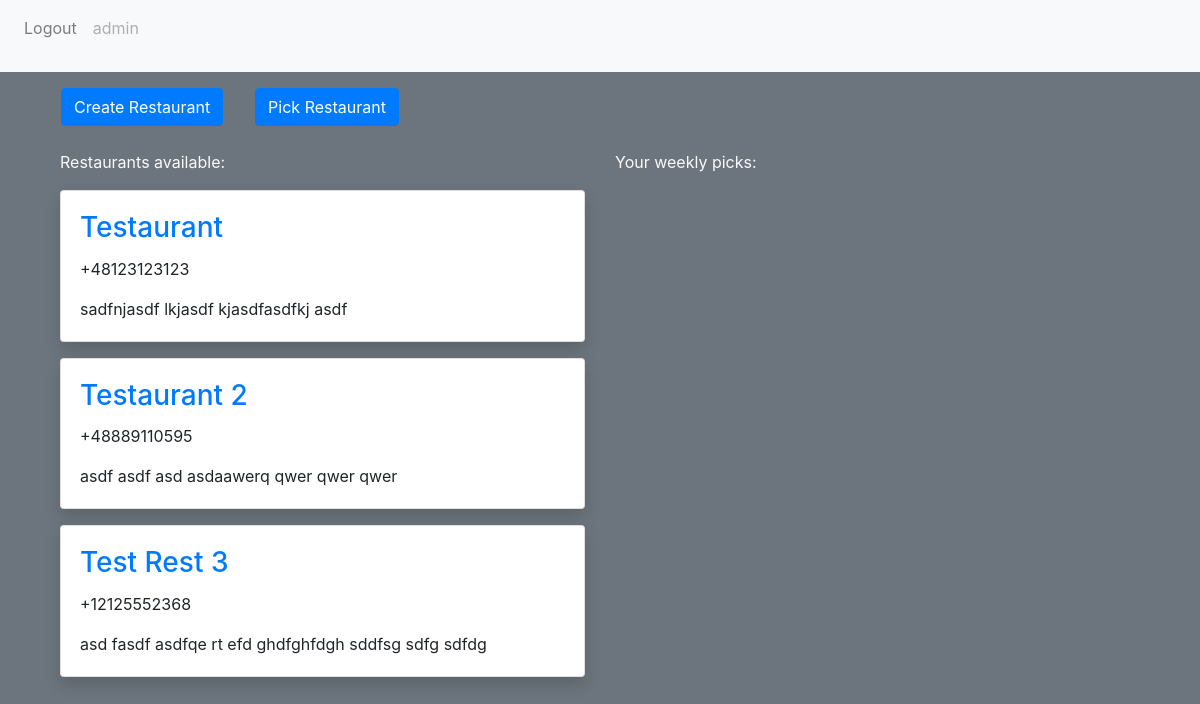
Before: / (signed in) with the older database file.
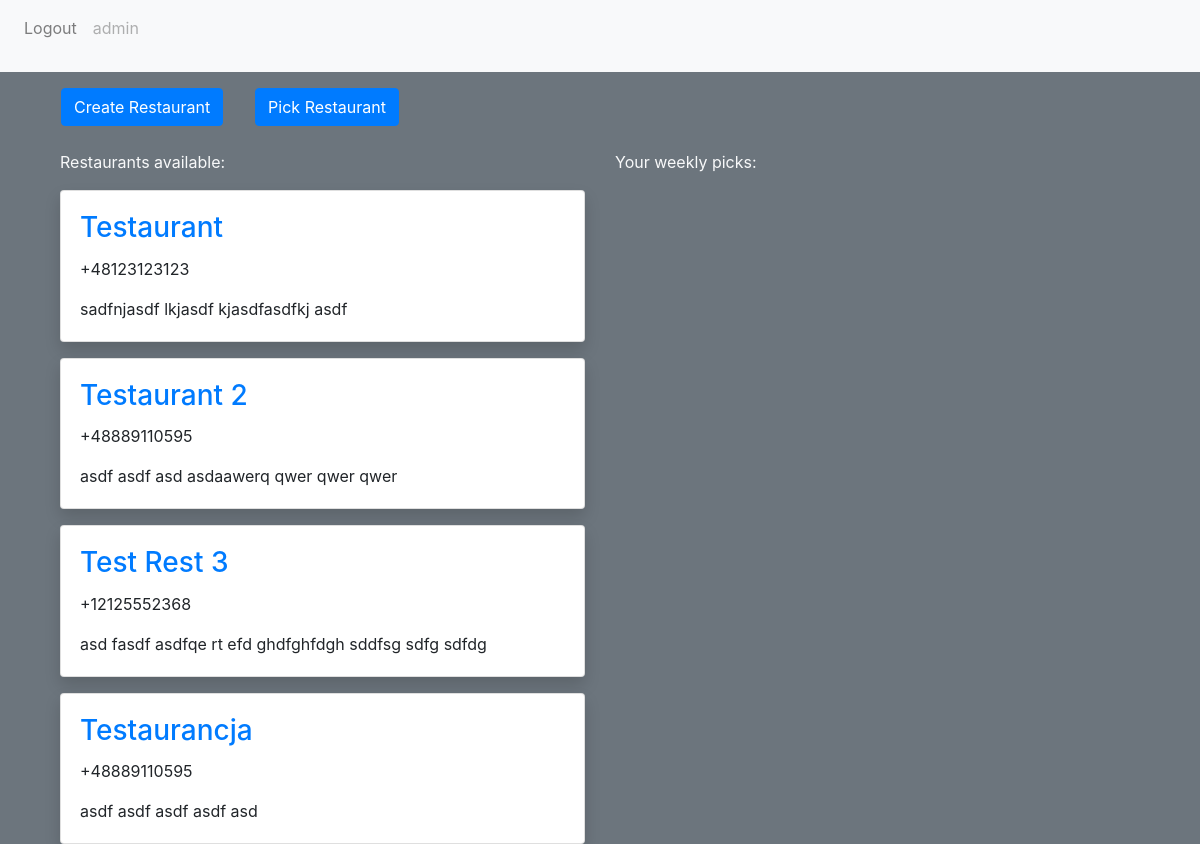
After: the same page with the newer database file.
### restaurants/models.py (models this page shows, shortened)
class Restaurant(models.Model):
    name = models.CharField(
        max_length=MAX_RESTAURANT_NAME_LENGTH, unique=True, null=False, blank=False
    )
    url = models.URLField(max_length=MAX_RESTAURANT_URL_LENGTH)
    phone_number = PhoneNumberField(blank=False)
    notes = models.TextField(max_length=MAX_RESTAURANT_NOTES_LENGTH)

### restaurants/views.py (the view, shortened to what this page needs)
# urls.py: path("", restaurant_views.home_view, name="home"),
@login_required
def home_view(request):
    current_week = timezone.now().isocalendar().week
    restaurant_list = list(Restaurant.objects.all())
    current_week_picks = UserRestaurantPick.objects.all().filter(
        user=request.user, created_at_week_num=current_week
    )
    return render(
        request,
        "home.html",
        {"restaurants": restaurant_list, "weekly_picks": current_week_picks},
    )

### templates/home.html (shortened to what this page needs)
{% extends 'base.html' %}
{% block content %}
    <div class="row">
        <a class="btn btn-primary m-3" href="{% url 'create-restaurant' %}">Create Restaurant</a>
        <form method="POST">
            <button type="submit" class="btn btn-primary m-3">Pick Restaurant</button>
        </form>
    </div>
    <div class="row">
        <div class="col mt-2">
            <p class="text-light">Restaurants available:</p>
            {% for restaurant in restaurants %}
                <article class="card mt-3 shadow p-1 rounded">
                    <div class="col mt-3">
                        <a href="{{ restaurant.url }}" target="_blank"> <h3 class="card-title">{{ restaurant.name.title }}</h3></a>
                        <p>{{ restaurant.phone_number }}</p>
                        <p>{{ restaurant.notes }}</p>
                    </div>
                </article>
            {% endfor %}
        </div>
        <div class="col mt-2">
            <p class="text-light">Your weekly picks:</p>
        </div>
    </div>
{% endblock %}

Changed rows visible on the page:
added Restaurant: name "Testaurancja", phone_number "+48889110595", notes "asdf asdf asdf asdf asd"
